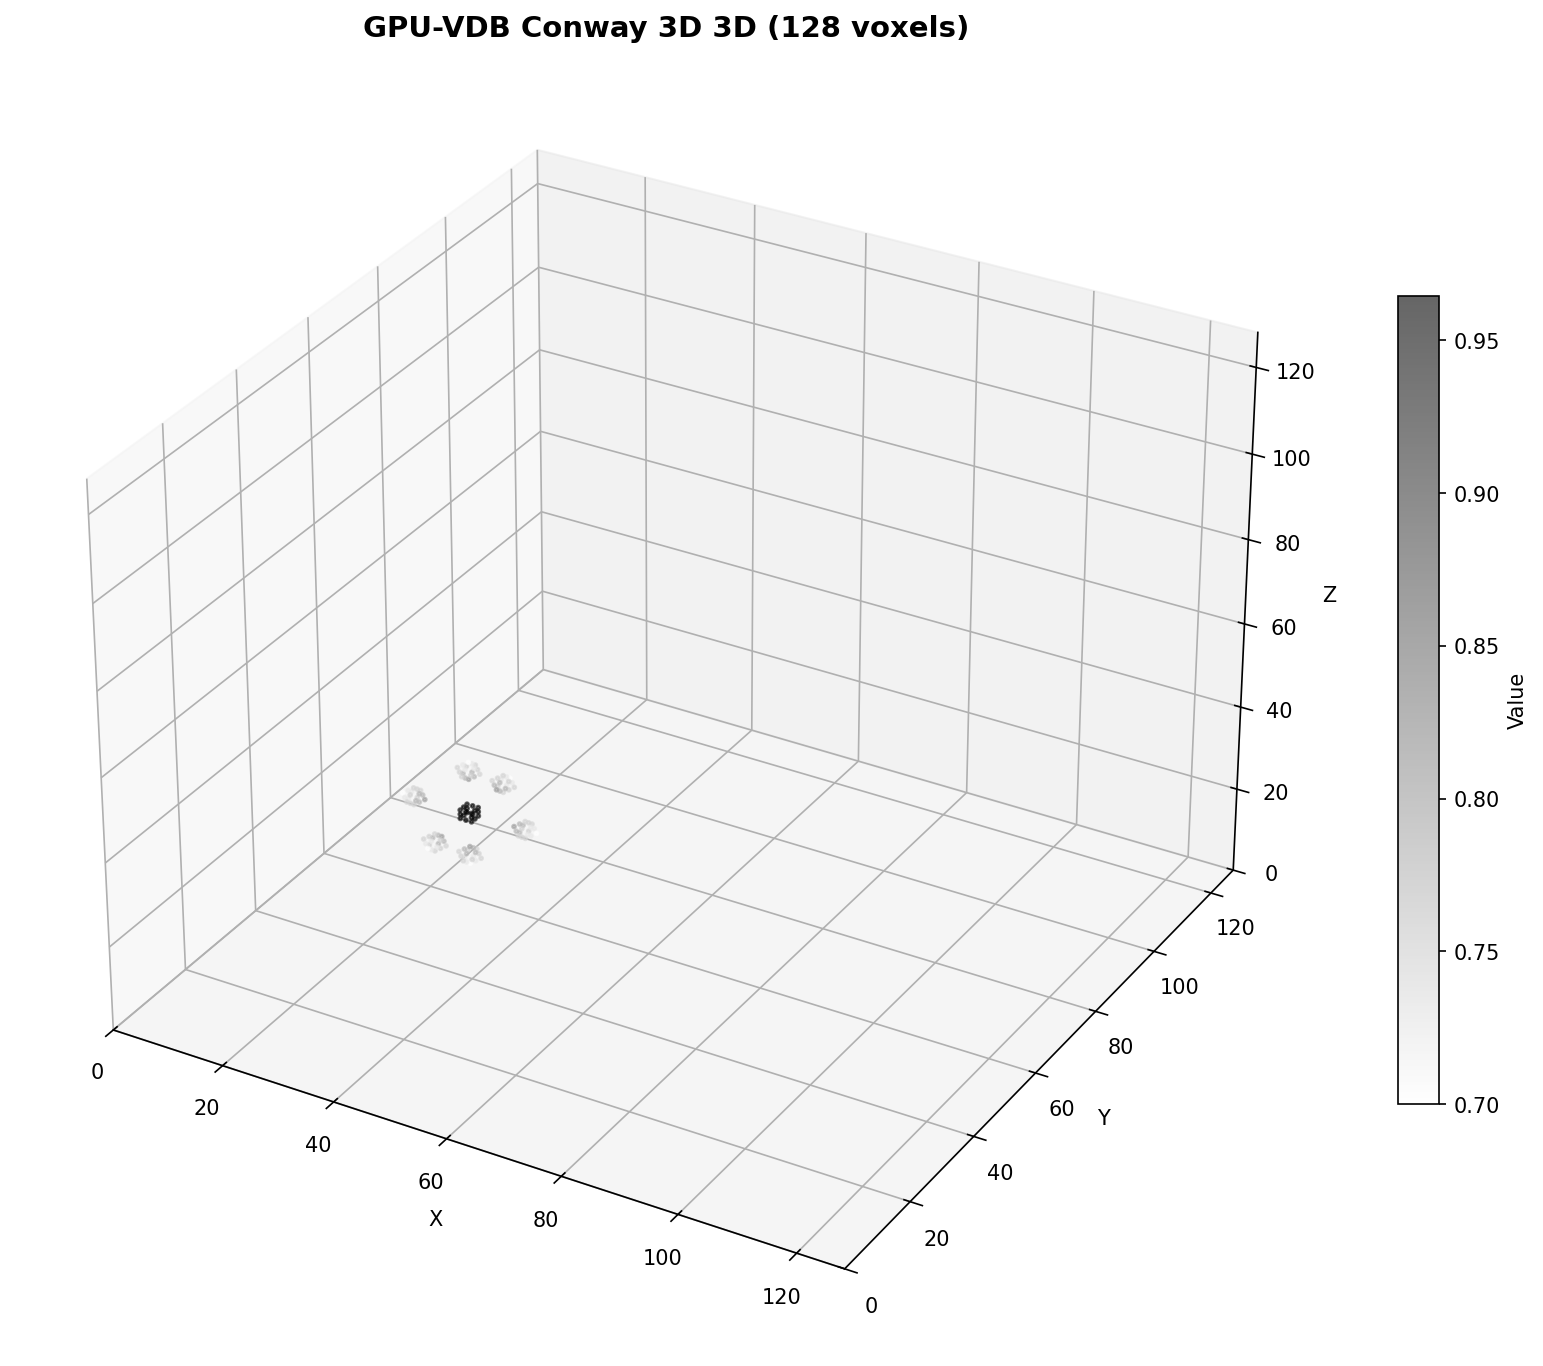

Generate this figure with Python:
#!/usr/bin/env python3
"""
GPU-VDB Example 07: Conway's Game of Life in 3D
Copyright (c) 2025 Muhammad Awad
Licensed under the MIT License
"""
import torch
import gpuvdb
import numpy as np
import matplotlib.pyplot as plt
from pathlib import Path
from mpl_toolkits.mplot3d import Axes3D

def count_neighbors_3d(grid, x, y, z):
    """Count alive neighbors in 3D (26-neighborhood)"""
    count = 0
    for dz in [-1, 0, 1]:
        for dy in [-1, 0, 1]:
            for dx in [-1, 0, 1]:
                if dx == 0 and dy == 0 and dz == 0:
                    continue
                nx, ny, nz = x+dx, y+dy, z+dz
                if 0 <= nx < grid.shape[0] and 0 <= ny < grid.shape[1] and 0 <= nz < grid.shape[2]:
                    if grid[nx, ny, nz]:
                        count += 1
    return count

def conway_step_3d(grid):
    """One step of 3D Conway's Game of Life (custom rules)"""
    new_grid = np.zeros_like(grid)
    for z in range(grid.shape[2]):
        for y in range(grid.shape[1]):
            for x in range(grid.shape[0]):
                neighbors = count_neighbors_3d(grid, x, y, z)
                # 3D Conway rules (adjusted for 26-neighborhood, more permissive)
                if grid[x, y, z]:
                    # Alive cell survives with 5-10 neighbors
                    if 5 <= neighbors <= 10:
                        new_grid[x, y, z] = 1
                else:
                    # Dead cell becomes alive with 6-8 neighbors
                    if 6 <= neighbors <= 8:
                        new_grid[x, y, z] = 1
    return new_grid

def main():
    print("GPU-VDB Example 07: 3D Conway's Game of Life")

    # Check GPU
    if not torch.cuda.is_available():
        print("ERROR: CUDA/ROCm not available")
        return 1

    device = torch.device('cuda')
    print(f"GPU: {torch.cuda.get_device_name(0)}")

    tree = gpuvdb.VDBTree()
    print("VDB tree initialized")

    # Create initial pattern (glider-like structure in 3D)
    size = 80
    grid = np.zeros((size, size, size), dtype=bool)

    # Seed with stable 3D pattern (multiple cubes and structures)
    center = size // 2

    # Create a 3x3x3 cube
    for dz in range(-1, 2):
        for dy in range(-1, 2):
            for dx in range(-1, 2):
                x, y, z = center + dx, center + dy, center + dz
                grid[x, y, z] = 1

    # Add satellite patterns around it
    offsets = [(10, 0, 0), (-10, 0, 0), (0, 10, 0), (0, -10, 0), (0, 0, 10), (0, 0, -10)]
    for ox, oy, oz in offsets:
        for dz in range(-1, 2):
            for dy in range(-1, 2):
                for dx in range(-1, 2):
                    if dx == 0 or dy == 0 or dz == 0:  # Make it a cross shape
                        x, y, z = center + ox + dx, center + oy + dy, center + oz + dz
                        if 0 <= x < size and 0 <= y < size and 0 <= z < size:
                            grid[x, y, z] = 1

    print(f"\nSimulating 3D cellular automaton...")
    print(f"  Initial alive cells: {np.sum(grid)}")

    # Run simulation for multiple steps
    steps = 10
    snapshots = []

    for step in range(steps):
        grid = conway_step_3d(grid)
        alive = np.sum(grid)
        print(f"  Step {step+1}: {alive} alive cells")
        if step % 2 == 0:  # Save every 2 steps
            snapshots.append(grid.copy())

    # Store final state in VDB
    points = []
    values = []

    for z in range(size):
        for y in range(size):
            for x in range(size):
                if grid[x, y, z]:
                    points.append([x, y, z])
                    # Color by distance from center for visual interest
                    dist = np.sqrt((x-center)**2 + (y-center)**2 + (z-center)**2)
                    value = 1.0 - min(dist / (size * 0.5), 1.0)
                    values.append(value)

    print(f"\nFinal state: {len(points)} alive cells")

    failed = 0
    # Upload to VDB
    if len(points) > 0:
        coords = torch.tensor(points, dtype=torch.int32, device=device)
        vals = torch.tensor(values, dtype=torch.float32, device=device)

        print(f"  Uploading to VDB...")
        tree.insert(coords, vals)

        num_internal, num_leaf = tree.get_memory_stats()
        print(f"Cellular automaton state stored")
        print(f"  Internal nodes: {num_internal}")
        print(f"  Leaf nodes: {num_leaf}")

        # Validation: Re-query a subset of points
        print(f"\nValidation:")
        num_test = min(100, len(points))
        test_indices = np.random.choice(len(points), num_test, replace=False)
        test_coords_cpu = np.array(points)[test_indices]
        test_values_expected = np.array(values)[test_indices]

        test_coords = torch.tensor(test_coords_cpu, dtype=torch.int32, device=device)
        test_values_queried = tree.query(test_coords).cpu().numpy()
        test_active_queried = tree.active(test_coords).cpu().numpy()

        if not np.all(test_active_queried == 1):
            print("  Active check failed")
            failed = 1

        if not np.allclose(test_values_queried, test_values_expected, atol=0.01):
            print("  Value check failed")
            failed = 1

        if failed == 0:
            print("  All tests passed")

    # Visualize evolution
    print(f"\nGenerating visualization...")

    fig, axes = plt.subplots(2, 3, figsize=(18, 12))

    # Show 3 snapshots at middle slice
    z_slice = center

    for idx in range(6):
        ax = axes[idx // 3, idx % 3]

        if idx < len(snapshots):
            # Show snapshot
            snapshot = snapshots[idx]
            slice_2d = snapshot[:, :, z_slice].T

            im = ax.imshow(slice_2d, cmap='plasma', origin='lower',
                          extent=[0, size, 0, size], vmin=0, vmax=1)
            ax.set_title(f'Step {idx*2} (z={z_slice})', fontsize=12, weight='bold')
        else:
            # Query final state from VDB
            coords_list = []
            for y in range(size):
                for x in range(size):
                    coords_list.append([x, y, z_slice])

            coords = torch.tensor(coords_list, dtype=torch.int32, device=device)
            values_out = tree.query(coords)
            active_out = tree.active(coords)

            values_cpu = values_out.cpu().numpy().reshape((size, size))
            active_cpu = active_out.cpu().numpy().reshape((size, size))

            masked = np.ma.masked_where(~active_cpu, values_cpu)
            im = ax.imshow(masked, cmap='plasma', origin='lower',
                          extent=[0, size, 0, size], vmin=0, vmax=1)
            ax.set_title(f'Final (z={z_slice}, from VDB)', fontsize=12, weight='bold')

        ax.set_xlabel('X')
        ax.set_ylabel('Y')
        ax.grid(False)
        plt.colorbar(im, ax=ax, label='Intensity')

    fig.suptitle(f'GPU-VDB 3D Cellular Automaton ({len(points)} alive cells after {steps} steps)',
                 fontsize=16, weight='bold', y=0.995)

    plt.tight_layout()

    # Save
    output_path = Path(__file__).parent / 'output.png'
    plt.savefig(output_path, dpi=150, bbox_inches='tight')
    print(f"Saved to: {output_path}")

    # Cleanup

    # Export tree structure
    print("\nExporting tree structure...")
    mesh = tree.export_quad_mesh()
    vertices = mesh['vertices']
    quads = mesh['quads']
    levels = mesh['levels']
    print(f"Tree: {len(vertices)} vertices, {len(quads)} quads")
    
    # 2D visualization with tree overlay
    print("\nGenerating 2D visualization...")
    from mpl_toolkits.mplot3d import Axes3D
    
    fig, axes = plt.subplots(1, 3, figsize=(18, 6))
    size = 128
    z_slices = [30, 40, 50]
    
    for idx, z_val in enumerate(z_slices):
        ax = axes[idx]
        coords = torch.tensor([[x, y, z_val] for y in range(size) for x in range(size)],
                             dtype=torch.int32, device=device)
        vals = tree.query(coords).cpu().numpy().reshape(size, size)
        actv = tree.active(coords).cpu().numpy().reshape(size, size)
        
        masked = np.ma.masked_where(~actv, vals)
        ax.imshow(masked, cmap='binary', origin='lower', extent=[0, size, 0, size])
        
        # Tree overlay
        for level in [2, 1, 0]:
            level_mask = levels == level
            level_quads = quads[level_mask]
            color = ['#ff0000', '#00ff00', '#0000ff'][level]
            alpha = [0.3, 0.4, 0.5][level]
            lw = [0.8, 1.2, 1.5][level]
            for quad in level_quads:
                pts = vertices[quad]
                if pts[:, 2].min() <= z_val + 4 and pts[:, 2].max() >= z_val - 4:
                    x_loop = np.append(pts[:, 0], pts[0, 0])
                    y_loop = np.append(pts[:, 1], pts[0, 1])
                    ax.plot(x_loop, y_loop, color=color, alpha=alpha, linewidth=lw)
        
        ax.set_title(f'Z={z_val}', fontsize=12, weight='bold')
        ax.set_xlim(0, size)
        ax.set_ylim(0, size)
    
    fig.suptitle('GPU-VDB Conway 3D 2D (Blue=Root, Green=Internal, Red=Leaf)', fontsize=14, weight='bold')
    plt.tight_layout()
    plt.savefig(Path(__file__).parent / 'conway_2d.png', dpi=150, bbox_inches='tight')
    print("Saved conway_2d.png")
    
    # 3D visualization - show actual voxels
    print("\nGenerating 3D visualization...")
    
    # Sample 3D space (every Nth voxel for performance)
    step = 1
    coords_3d = torch.tensor([[x, y, z] for x in range(0, 128, step) 
                               for y in range(0, 128, step) 
                               for z in range(0, 128, step)],
                             dtype=torch.int32, device=device)
    vals_3d = tree.query(coords_3d)
    actv_3d = tree.active(coords_3d)
    
    coords_active = coords_3d[actv_3d].cpu().numpy()
    vals_active = vals_3d[actv_3d].cpu().numpy()
    
    fig = plt.figure(figsize=(14, 14))
    ax = fig.add_subplot(111, projection='3d')
    
    sc = ax.scatter(coords_active[:, 0], coords_active[:, 1], coords_active[:, 2],
                   c=vals_active, cmap='binary', s=3, alpha=0.6)
    plt.colorbar(sc, ax=ax, label='Value', shrink=0.5)
    
    ax.set_xlabel('X')
    ax.set_ylabel('Y')
    ax.set_zlabel('Z')
    ax.set_title(f'GPU-VDB Conway 3D 3D ({len(coords_active)} voxels)', fontsize=14, weight='bold')
    ax.set_xlim(0, 128)
    ax.set_ylim(0, 128)
    ax.set_zlim(0, 128)

    plt.savefig(Path(__file__).parent / 'conway_3d.png', dpi=150, bbox_inches='tight')
    print("Saved conway_3d.png")


    tree.free()

    return failed

if __name__ == '__main__':
    import sys
    sys.exit(main())
